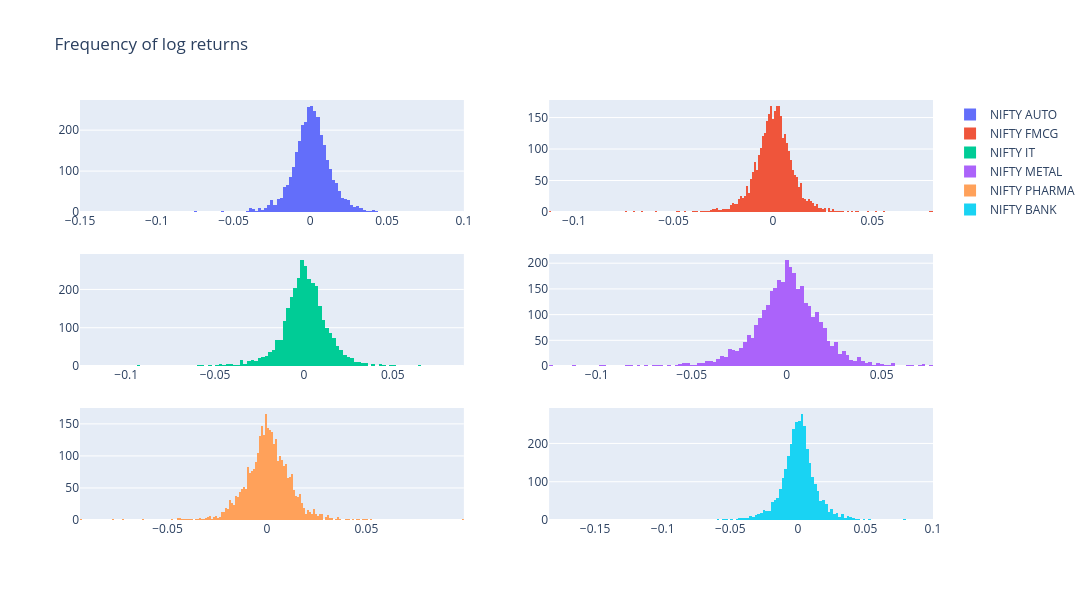

Notebook code cell kept with this figure:
### Code cell
fig = make_subplots(rows=3, cols=2)

img0 = go.Histogram(x=log_returns['^CNXAUTO'], name='NIFTY AUTO')
img1 = go.Histogram(x=log_returns['^CNXFMCG'], name='NIFTY FMCG')
img2 = go.Histogram(x=log_returns['^CNXIT'], name='NIFTY IT')
img3 = go.Histogram(x=log_returns['^CNXMETAL'], name='NIFTY METAL')
img4 = go.Histogram(x=log_returns['^CNXPHARMA'], name='NIFTY PHARMA')
img5 = go.Histogram(x=log_returns['^NSEBANK'], name='NIFTY BANK')

fig.append_trace(img0, 1, 1)  #This is in terms of rows and columns
fig.append_trace(img1, 1, 2)
fig.append_trace(img2, 2, 1)
fig.append_trace(img3, 2, 2)
fig.append_trace(img4, 3, 1)
fig.append_trace(img5, 3, 2)

fig.update_layout(autosize=False, width=1100, height=600, title='Frequency of log returns')

fig.show()

### Figure 1 — Plotly figure (JSON) as saved in the notebook; plotly's stock layout.template omitted (floating-point values rounded to 4 significant figures; data arrays with more than 128 entries replaced by an {"elided": "..."} marker saying what was removed)
{"data": [{"name": "NIFTY AUTO", "type": "histogram", "x": {"elided": "3224 float values"}, "xaxis": "x", "yaxis": "y"}, {"name": "NIFTY FMCG", "type": "histogram", "x": {"elided": "3224 float values"}, "xaxis": "x2", "yaxis": "y2"}, {"name": "NIFTY IT", "type": "histogram", "x": {"elided": "3224 float values"}, "xaxis": "x3", "yaxis": "y3"}, {"name": "NIFTY METAL", "type": "histogram", "x": {"elided": "3224 float values"}, "xaxis": "x4", "yaxis": "y4"}, {"name": "NIFTY PHARMA", "type": "histogram", "x": {"elided": "3224 float values"}, "xaxis": "x5", "yaxis": "y5"}, {"name": "NIFTY BANK", "type": "histogram", "x": {"elided": "3224 float values"}, "xaxis": "x6", "yaxis": "y6"}], "layout": {"autosize": false, "height": 600, "title": {"text": "Frequency of log returns"}, "width": 1100, "xaxis": {"anchor": "y", "autorange": true, "domain": [0, 0.45], "range": [-0.15, 0.1], "type": "linear"}, "xaxis2": {"anchor": "y2", "autorange": true, "domain": [0.55, 1], "range": [-0.1125, 0.0805], "type": "linear"}, "xaxis3": {"anchor": "y3", "autorange": true, "domain": [0, 0.45], "range": [-0.126, 0.09], "type": "linear"}, "xaxis4": {"anchor": "y4", "autorange": true, "domain": [0.55, 1], "range": [-0.125, 0.077], "type": "linear"}, "xaxis5": {"anchor": "y5", "autorange": true, "domain": [0, 0.45], "range": [-0.094, 0.099], "type": "linear"}, "xaxis6": {"anchor": "y6", "autorange": true, "domain": [0.55, 1], "range": [-0.184, 0.1], "type": "linear"}, "yaxis": {"anchor": "x", "autorange": true, "domain": [0.7333, 1], "range": [0, 273.7]}, "yaxis2": {"anchor": "x2", "autorange": true, "domain": [0.7333, 1], "range": [0, 177.9]}, "yaxis3": {"anchor": "x3", "autorange": true, "domain": [0.3667, 0.6333], "range": [0, 292.6]}, "yaxis4": {"anchor": "x4", "autorange": true, "domain": [0.3667, 0.6333], "range": [0, 217.9]}, "yaxis5": {"anchor": "x5", "autorange": true, "domain": [0, 0.2667], "range": [0, 174.7]}, "yaxis6": {"anchor": "x6", "autorange": true, "domain": [0, 0.2667], "range": [0, 292.6]}}}
